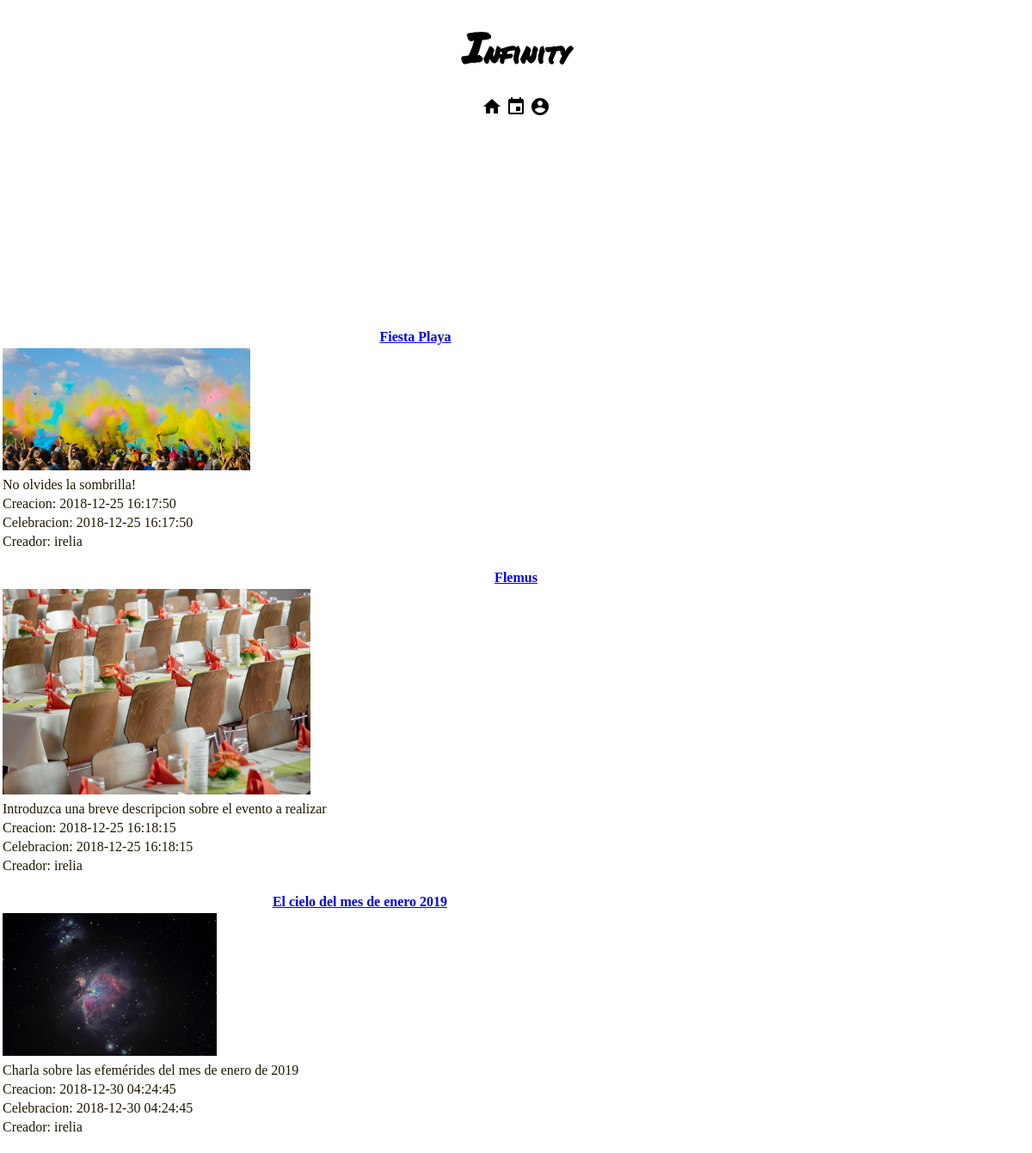
The page /Usuario-Login-Localizacion/eventoIndex.php on the database its author committed.
### tables this page shows
CREATE TABLE `events` (
  `id` int(11) NOT NULL COMMENT 'Identificador',
  `name` varchar(50) NOT NULL COMMENT 'Nombre del evento',
  `description` varchar(500) NOT NULL COMMENT 'Descripcion sobre como sera el evento',
  `date_creation` timestamp NOT NULL DEFAULT CURRENT_TIMESTAMP COMMENT 'Fecha de creacion del evento',
  `date_celebration` timestamp NOT NULL DEFAULT '0000-00-00 00:00:00' COMMENT 'Fecha cuando se celebrara el evento',
  `host` varchar(20) NOT NULL COMMENT 'Usuario creador del evento',
  `rutaimagen` varchar(100) NOT NULL COMMENT 'Ruta de la imagen de un evento',
  `idLocation` int(11) NOT NULL COMMENT 'id de la localizacion donde se celebra el evento'
);

### Usuario-Login-Localizacion/eventoIndex.php (the view, shortened to what this page needs)
<!DOCTYPE html>
<html>
    <head>
        <?php include("stylesheets.php"); ?>
        <link rel="stylesheet" type="text/css" href="css/maps.css"/>
    </head>
    <body>
        <?php include("header.php"); ?>
        <div id="map"></div>
            <?php
        $con = mysqli_connect("localhost", "root", "", "infinity");
        $consulta = "SELECT * FROM `events`";
        $resultado = mysqli_query($con, $consulta);
        if ($resultado) {
            $i = 0;
            while ($auxiliar = mysqli_fetch_array($resultado)) {
                $fila[$i] = $auxiliar;
                $i++;
            }
            for ($i = 0; $i < sizeof($fila); $i++) {
                $nombreEvento = $fila[$i]['name'];
                $fechaCreacion = $fila[$i]['date_creation'];
                $fechaCelebracion = $fila[$i]['date_creation'];
                $creador = $fila[$i]['host'];
                $descripcion = $fila[$i]['description'];
                $evento_id = $fila[$i]['id'];
                $rutaimagen = $fila[$i]['rutaimagen'];
                echo "<table>
        <tr>
            <th><a href='eventoMostrar.php?id=$evento_id'>$nombreEvento</th>
        </tr>
        <tr>
            <td><img src='$rutaimagen' alt='imagen del evento' style='width:30%;'></td>
        </tr>
        <tr>
            <td>$descripcion</td>
        </tr>
        <tr>
            <td>Creacion: $fechaCreacion</td>
        </tr>
        <tr>
            <td>Celebracion: $fechaCelebracion</td>
        </tr>
        <tr>
            <td>Creador: $creador</td>
        </tr>
</table> <br />";
            }
        } else {
            echo "No hay eventos creados, animate y crea el tuyo!";
        }
        ?>
    </body>
</html>

### Usuario-Login-Localizacion/CSS/hojaestilo.css (style rules this page uses)
body { color:rgb(30,24,1); background-color:rgb(365,365,365); margin:0; }

### Usuario-Login-Localizacion/CSS/maps.css (style rules this page uses)
#map { height: 30%; }
html, body { height: 100%; margin: 0; padding: 0; }

### rows shown on the page
events: name "Fiesta Playa", rutaimagen (placeholder picture), description "No olvides la sombrilla!", date_creation "2018-12-25 16:17:50", host "irelia"
events: name "Flemus", rutaimagen (picture), description "Introduzca una breve descripcion sobre el evento a realizar", date_creation "2018-12-25 16:18:15", host "irelia"
events: name "El cielo del mes de enero 2019", shows a picture, description "Charla sobre las efemérides del mes de enero de 2019", date_creation "2018-12-30 04:24:45", host "irelia"
